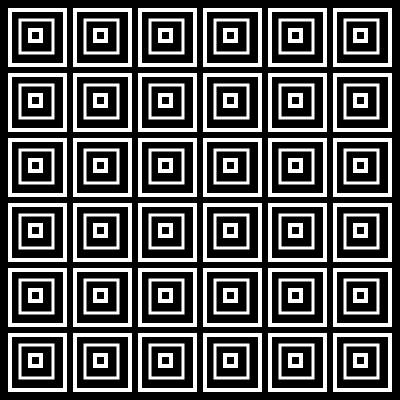
Frame 1 (no input)
Frame 60 (no input): identical to frame 1, image omitted
Frame 120 (the mouse pressed at the canvas centre since frame 60): identical to frame 1, image omitted

The p5.js sketch that drew this single still picture (run headless with seeded random() and noise() and a simulated clock; from frame 60 on, the mouse is pressed at the canvas centre):

// p5.js sketch
// ── sketch.js
// https://editor.p5js.org/jht1493/sketches/KMOJYgosO
// https://editor.p5js.org/andriana.mereuta/sketches/amFNMu3Xu
// Assignment Week 4! by andriana copy

function setup() {
  createCanvas(400, 400);
}

function draw() {
  background(0);

  // var x = 10;
  // var y = 10;

  // var XPosRect2 = 20;
  // var YPosRect2 = 20;

  // var XPosRect3 = 30;
  // var YPosRect3 = 30;

  drawRect1();
  drawRect2();
  drawRect3();
}

function drawRect1() {
  var x = 10;
  var y = 10;
  strokeWeight(4);
  stroke(255);
  noFill();
  for (let x = 10; x < 400; x += 65) {
    // rect(x, y, 55, 55);
    for (let y = 10; y < 400; y += 65) {
      rect(x, y, 55, 55);
    }
  }
}

function drawRect2() {
  let XPosRect2 = 20;
  let YPosRect2 = 20;
  //2nd rect
  strokeWeight(3);
  stroke(255);
  noFill();
  for (let XPosRect2 = 20; XPosRect2 < 400; XPosRect2 += 65) {
    // rect(XPosRect2, YPosRect2, 33, 33);
    for (let YPosRect2 = 20; YPosRect2 < 400; YPosRect2 += 65) {
      rect(XPosRect2, YPosRect2, 33, 33);
    }
  }
}

function drawRect3() {
  //3rd rect
  var XPosRect3 = 30;
  var YPosRect3 = 30;
  strokeWeight(4);
  stroke(255);
  noFill();
  for (let XPosRect3 = 30; XPosRect3 < 400; XPosRect3 += 65) {
    // rect(XPosRect3, YPosRect3, 11, 11);
    for (let YPosRect3 = 30; YPosRect3 < 400; YPosRect3 += 65) {
      rect(XPosRect3, YPosRect3, 11, 11);
    }
  }
}
